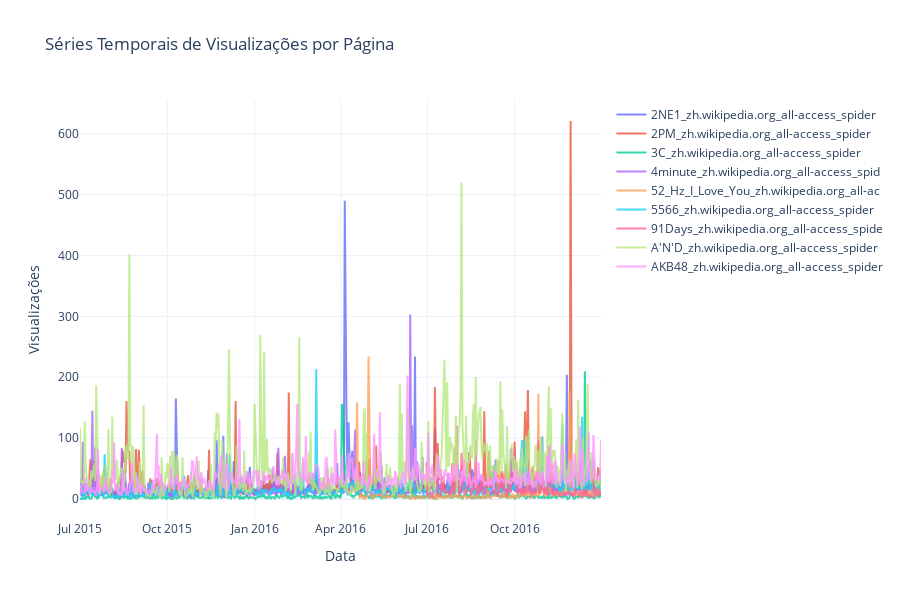

The notebook cell this image was saved under:
### Markdown cell above
## 5. Análise de Tendências e Padrões Temporais

### Code cell
# Visualização de séries temporais individuais
fig = go.Figure()

for page in df_melted['Page'].unique():
    page_data = df_melted[df_melted['Page'] == page].sort_values('Date')
    fig.add_trace(go.Scatter(
        x=page_data['Date'],
        y=page_data['Views'],
        mode='lines',
        name=page[:40],
        line=dict(width=2),
        opacity=0.8
    ))

fig.update_layout(
    title='Séries Temporais de Visualizações por Página',
    xaxis_title='Data',
    yaxis_title='Visualizações',
    hovermode='x unified',
    height=600,
    template='plotly_white'
)

fig.show()

### Figure 1 — Plotly figure (JSON) as saved in the notebook; plotly's stock layout.template omitted (floating-point values rounded to 4 significant figures; data arrays with more than 128 entries replaced by an {"elided": "..."} marker saying what was removed)
{"data": [{"line": {"width": 2}, "mode": "lines", "name": "2NE1_zh.wikipedia.org_all-access_spider", "opacity": 0.8, "type": "scatter", "x": {"elided": "550 str values"}, "y": {"elided": "550 float values"}}, {"line": {"width": 2}, "mode": "lines", "name": "2PM_zh.wikipedia.org_all-access_spider", "opacity": 0.8, "type": "scatter", "x": {"elided": "550 str values"}, "y": {"elided": "550 float values"}}, {"line": {"width": 2}, "mode": "lines", "name": "3C_zh.wikipedia.org_all-access_spider", "opacity": 0.8, "type": "scatter", "x": {"elided": "550 str values"}, "y": {"elided": "550 float values"}}, {"line": {"width": 2}, "mode": "lines", "name": "4minute_zh.wikipedia.org_all-access_spid", "opacity": 0.8, "type": "scatter", "x": {"elided": "550 str values"}, "y": {"elided": "550 float values"}}, {"line": {"width": 2}, "mode": "lines", "name": "52_Hz_I_Love_You_zh.wikipedia.org_all-ac", "opacity": 0.8, "type": "scatter", "x": {"elided": "550 str values"}, "y": {"elided": "550 float values"}}, {"line": {"width": 2}, "mode": "lines", "name": "5566_zh.wikipedia.org_all-access_spider", "opacity": 0.8, "type": "scatter", "x": {"elided": "550 str values"}, "y": {"elided": "550 float values"}}, {"line": {"width": 2}, "mode": "lines", "name": "91Days_zh.wikipedia.org_all-access_spide", "opacity": 0.8, "type": "scatter", "x": {"elided": "550 str values"}, "y": {"elided": "550 float values"}}, {"line": {"width": 2}, "mode": "lines", "name": "A'N'D_zh.wikipedia.org_all-access_spider", "opacity": 0.8, "type": "scatter", "x": {"elided": "550 str values"}, "y": {"elided": "550 float values"}}, {"line": {"width": 2}, "mode": "lines", "name": "AKB48_zh.wikipedia.org_all-access_spider", "opacity": 0.8, "type": "scatter", "x": {"elided": "550 str values"}, "y": {"elided": "550 float values"}}], "layout": {"height": 600, "hovermode": "x unified", "title": {"text": "Séries Temporais de Visualizações por Página"}, "xaxis": {"title": {"text": "Data"}}, "yaxis": {"title": {"text": "Visualizações"}}}}
